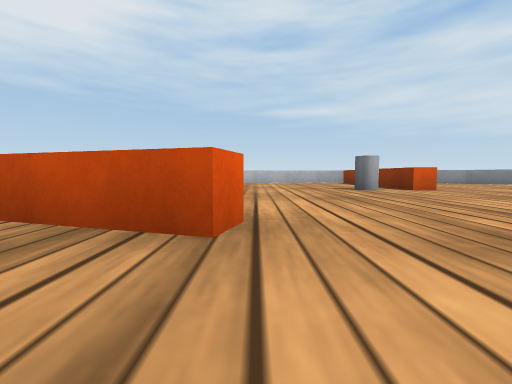
view 1 (above)

22 first-person views from a walk through a Webots world. The camera is 0.07 m above the floor, tilts 4° down and sees 90° across. The floor is counted in squares, 0.2 m on a side. Each view is taken from the middle of a square. On the plan, view 1 faces up. The plan holds only what a view shows up to about 9 squares ahead; the rest is blank. Robots are left out. Simple shapes and patterns stand in for the simulator's stock objects.

view 2
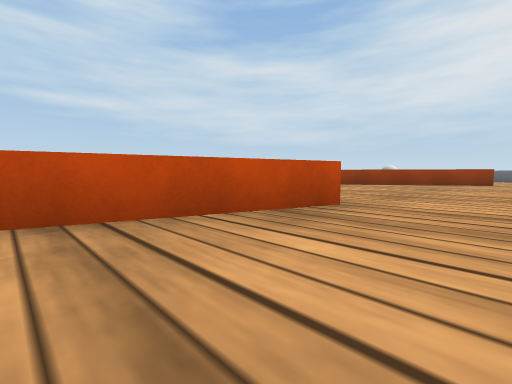

view 3
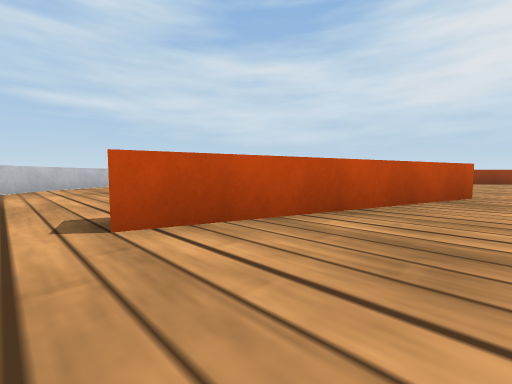

view 4
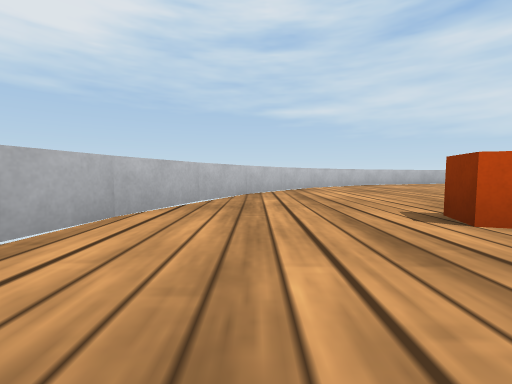

view 5
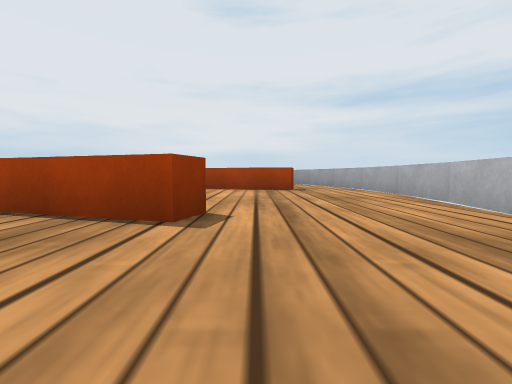

view 6
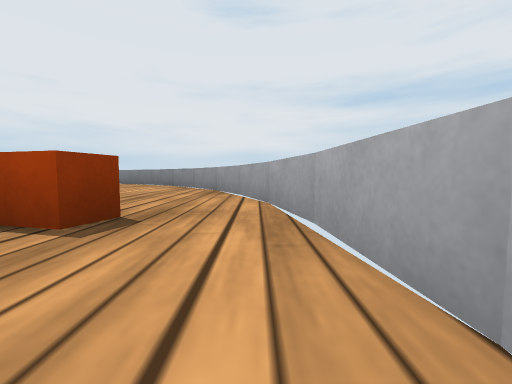

view 7
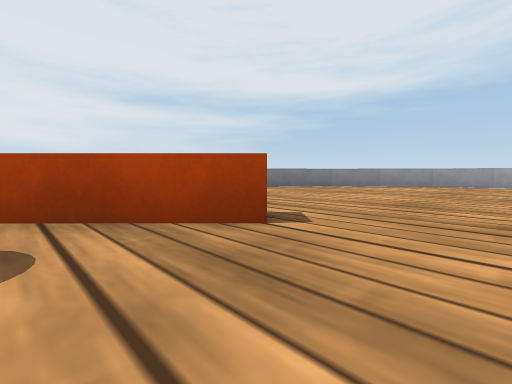

view 8
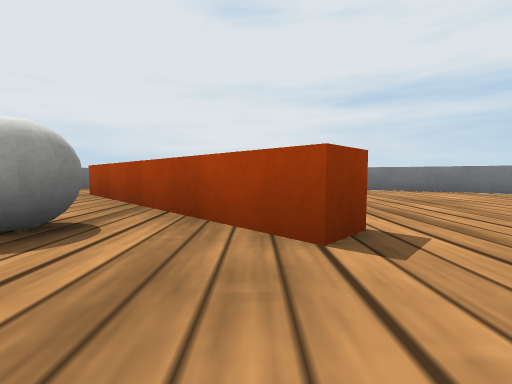

view 9
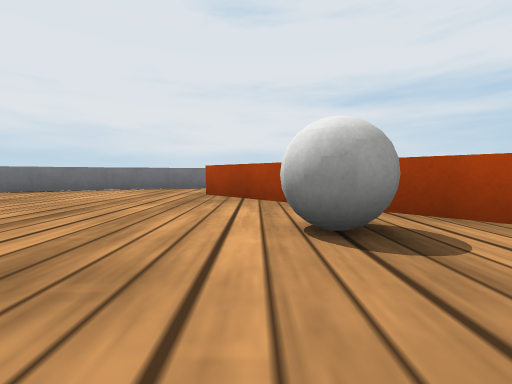

view 10
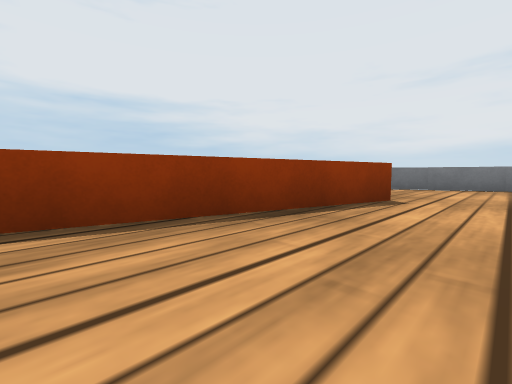

view 11
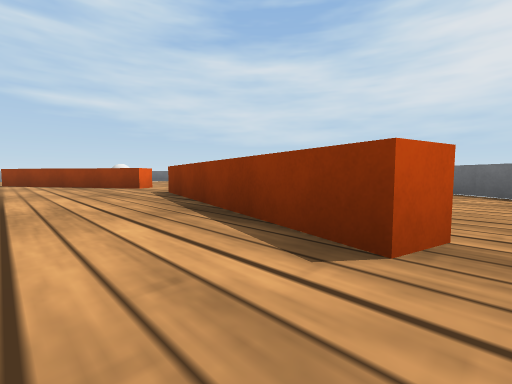

view 12
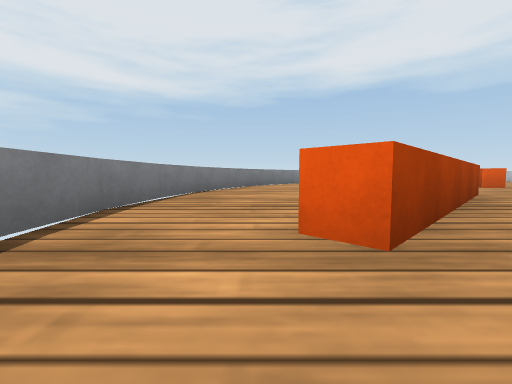

view 13
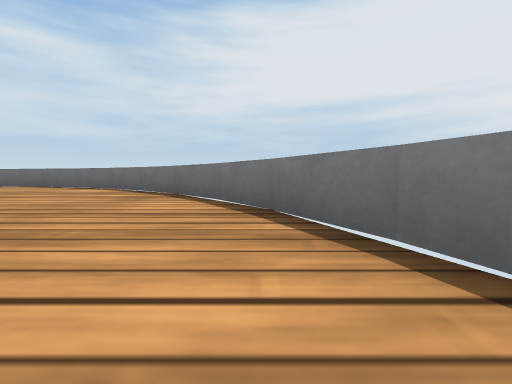

view 14
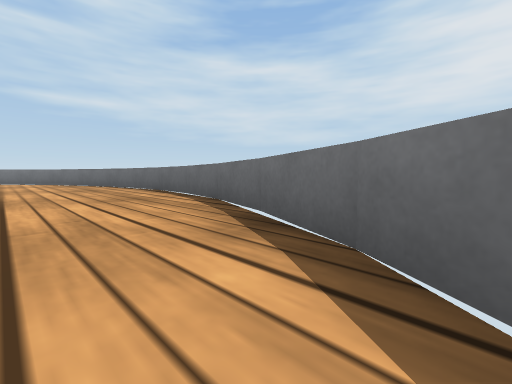

view 15
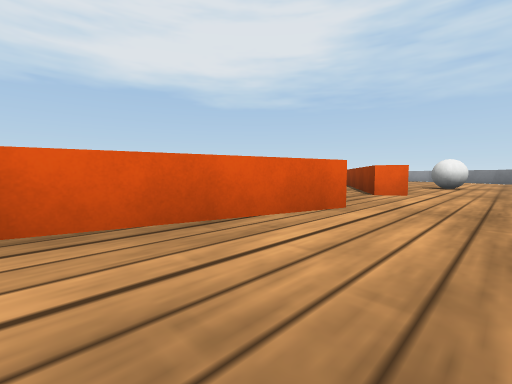

view 16
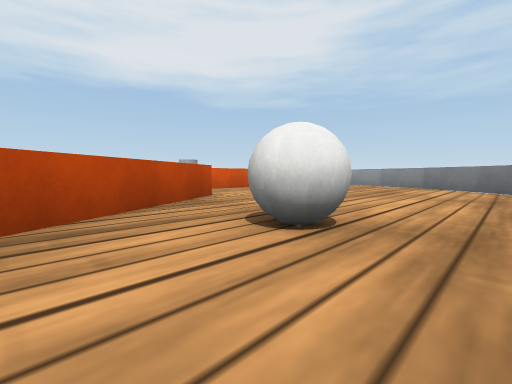

view 17
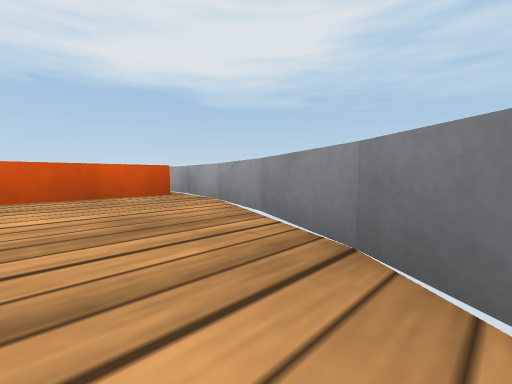

view 18
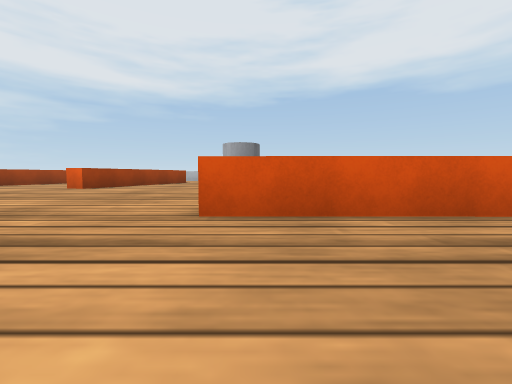

view 19
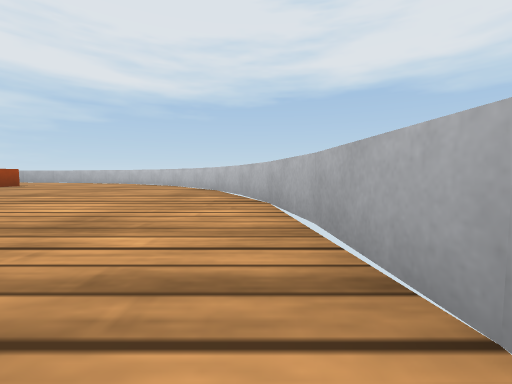

view 20
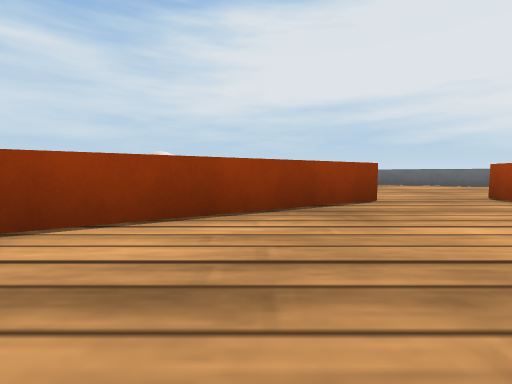

view 21
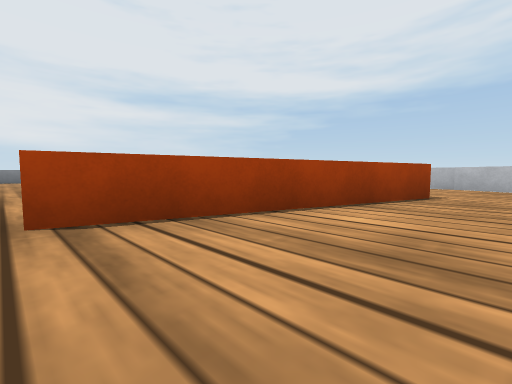

view 22
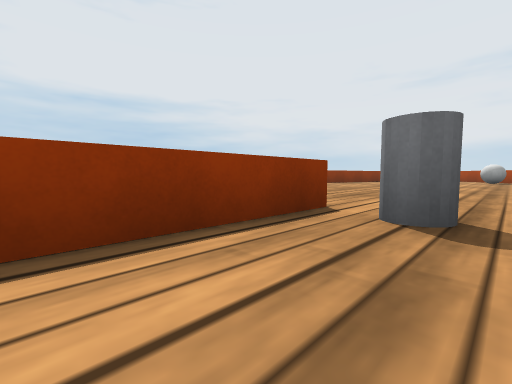

### Floor plan
Key: @ floor where view 1 was taken; # wall or solid block; . floor; B orange box; C grey cylinder; A ball.
Columns run from 8 left of view 1 to 13 right of it. Each row starts with its distance up from view 1.
 11         ####
 10      ####...B####
  9     ##......B...##
  8    ##.......B....##
  7   ##........B.....##
  6  ##.......CCB......##
  5  #..................#
  4  #...........BB.A...#
  3 ##..BB........BBA...##
  2 #....BBBB......B.....#
  1 #..............BB....#
  0 #.......@............#
 -1 #.BBBB... .. ........#
 -2 ##...BB.. .. ..BB...##
 -3  #.............B....#
 -4  #.......BA....B....#
 -5  ##......BAA..BB...##
 -6   ##......BB..B...##
 -7    ##......BB....##
 -8     ##......B...##
 -9      ####....####
-10         ####

Positions as (right, up) in squares from view 1, and headings:
1: (0, 0), facing up
2: (-3, 0), facing up-right
3: (-5, 1), facing up-right
4: (-6, 1), facing up
5: (-5, 5), facing down
6: (-7, 1), facing down
7: (2, -3), facing down-left
8: (1, -3), facing down
9: (3, -3), facing down
10: (5, -2), facing down-right
11: (5, -6), facing up-right
12: (5, -8), facing left
13: (5, -8), facing right
14: (10, -5), facing up-right
15: (9, -4), facing up-left
16: (9, 2), facing up-left
17: (8, 8), facing up-left
18: (6, 6), facing left
19: (3, 10), facing left
20: (4, 2), facing right
21: (0, 4), facing down-left
22: (2, 8), facing down-right
